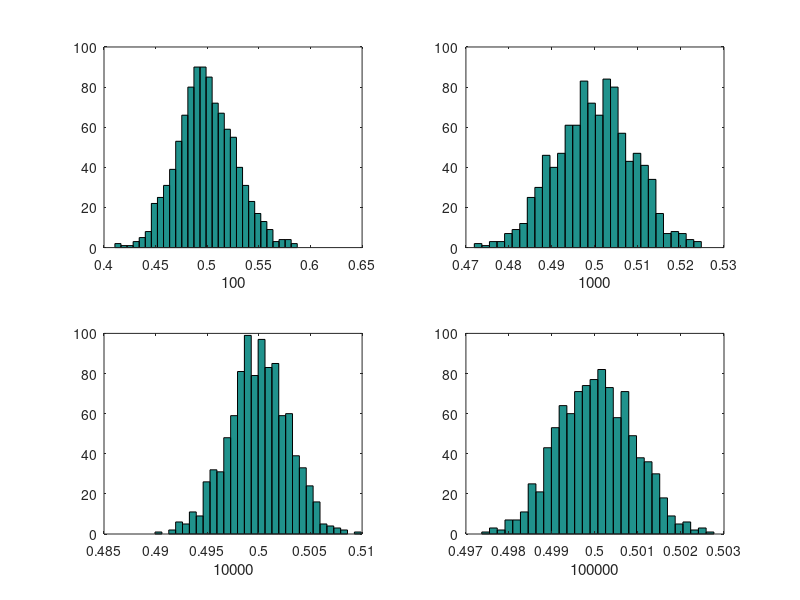

Write MATLAB code to recreate this figure.
n_lst = [100 1000 10000 100000];
mean_lst = [];
var_lst  = [];
for i = 1:4
    Y_lst = [];
    for j = 1:1000
        Y_new = sum(rand(1,n_lst(i)))/n_lst(i);
        Y_lst = [Y_lst Y_new];
    end
    mean_lst = [mean_lst mean(Y_lst)];
    var_lst = [var_lst std(Y_lst)];
    subplot(2,2,i);
    hist(Y_lst,30);
    xlabel(num2str(n_lst(i)))
end

mean_lst 
var_lst 

abs(.5-mean_lst)
abs(var_lst - (1/12)./n_lst.^2)